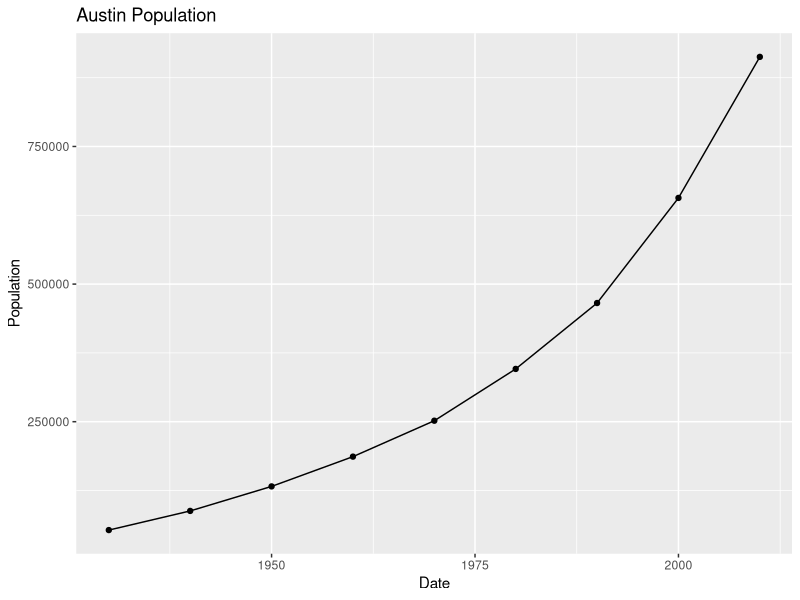
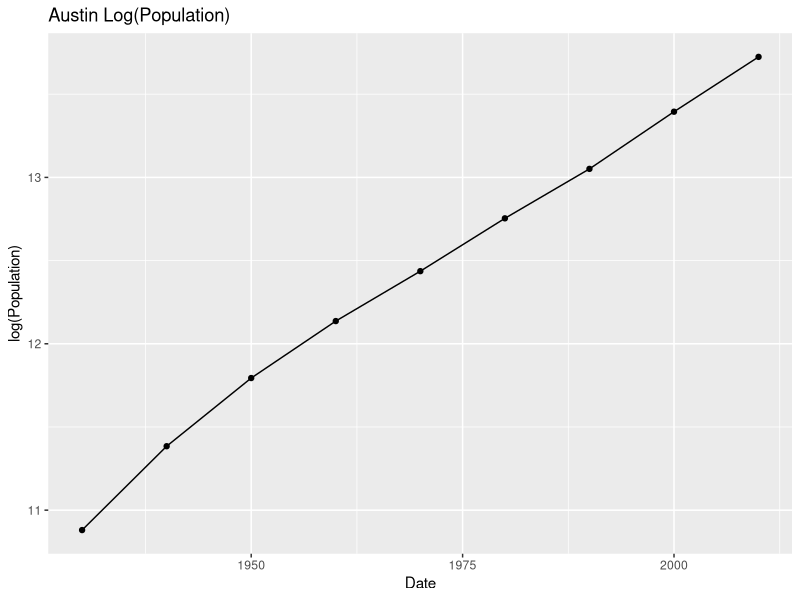

Recreate these plots in R, in order.
library(ggplot2)

getwd()
setwd("C:/Users/nick/Documents/GitHub/Math489")

austin <- read.csv("austinpopulation.csv")

ggplot(data = austin, aes(x = Date, y = Population)) +
  geom_point() +
  geom_line() +
  ggtitle("Austin Population")

ggplot(data = austin, aes(x = Date, y = log(Population))) +
  geom_point() +
  geom_line() +
  ggtitle("Austin Log(Population)")

lmfit <- lm(austin$Date ~ austin$Population)




